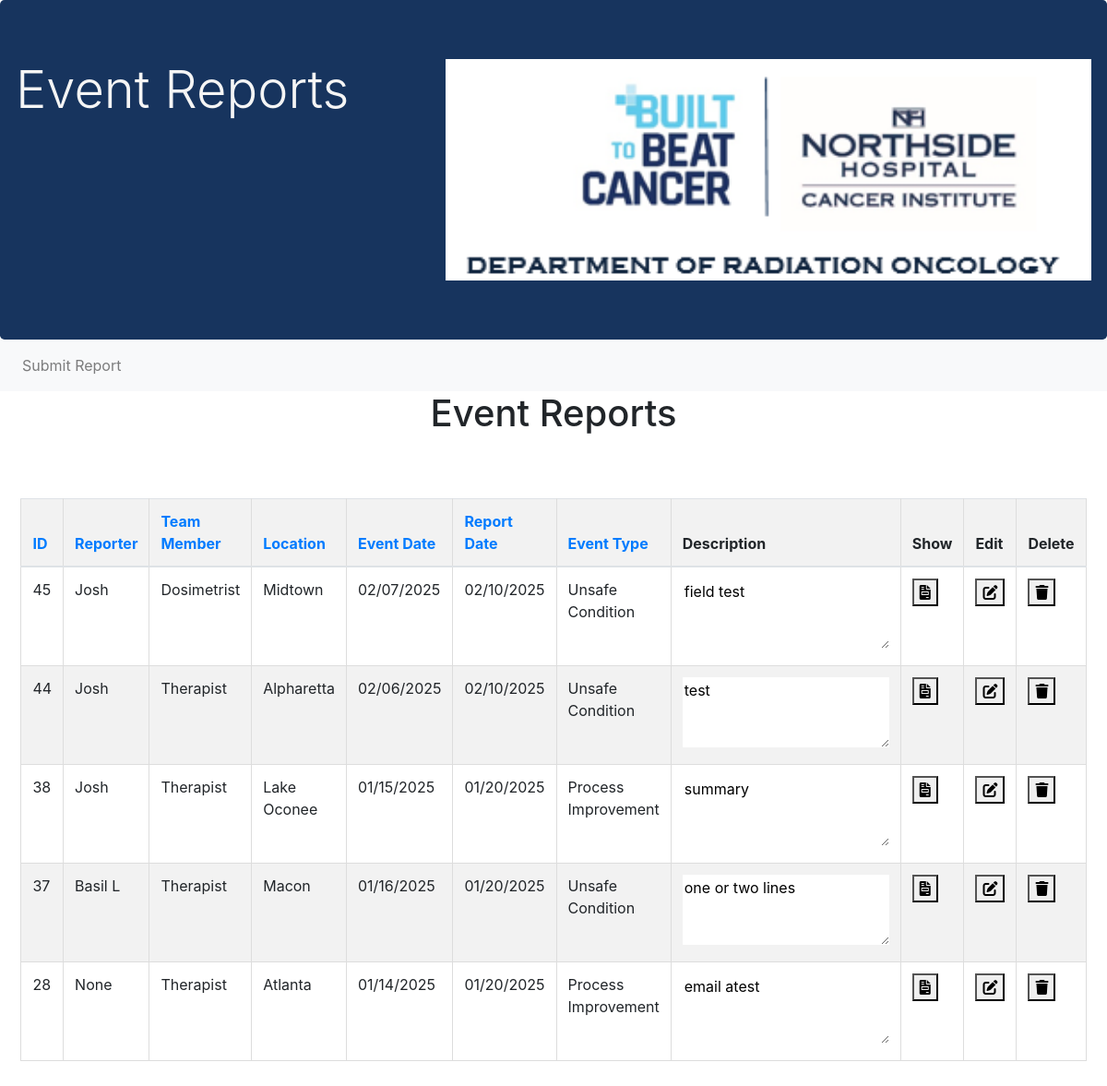
The app's page /showReports/ (signed in), older data.
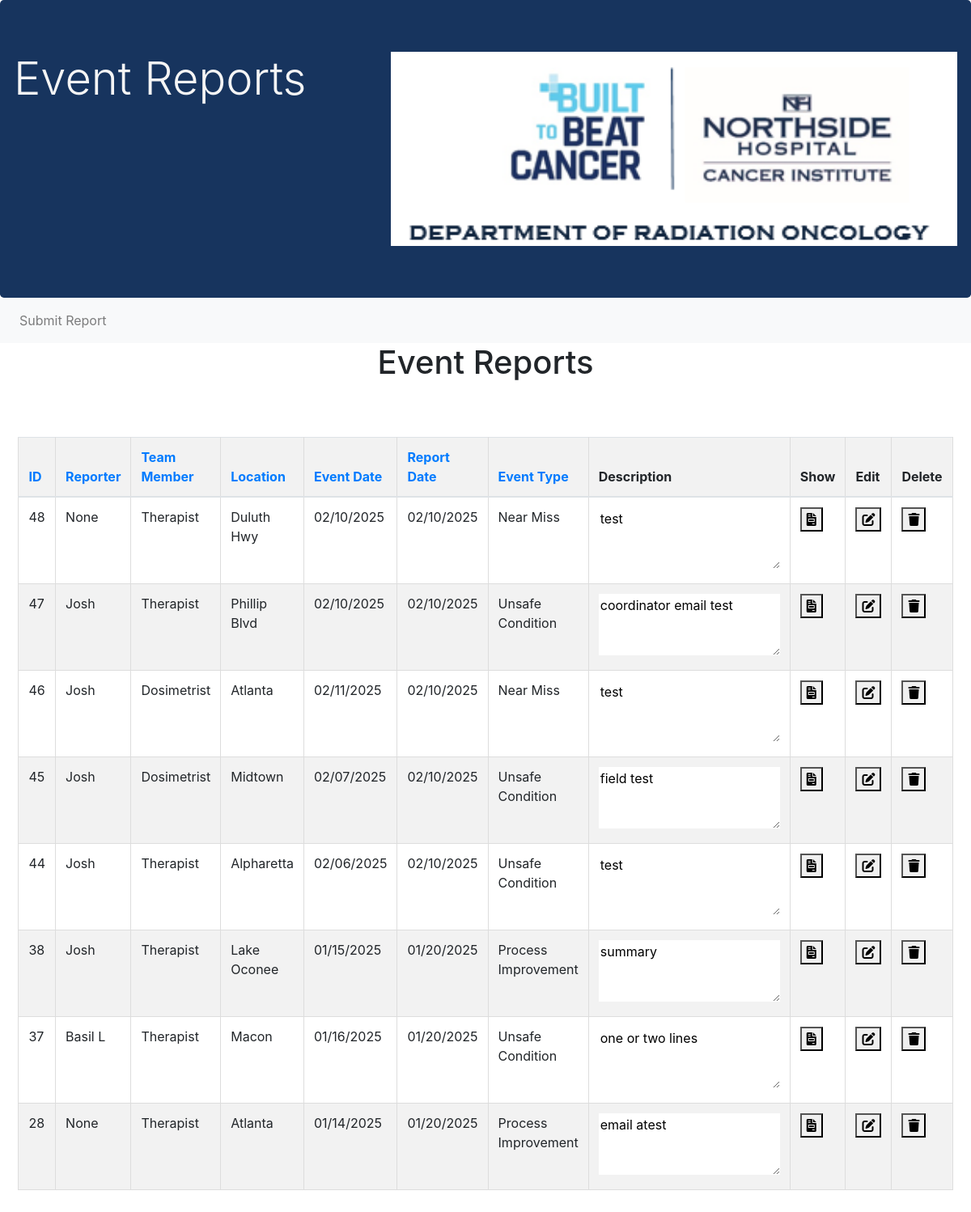
The same page, newer data.
### Report/models.py (models this page shows, shortened)
class IncidentReport(models.Model):
    Name = models.CharField(max_length=25, null = True)
    TeamMember = models.CharField(max_length=25, null = True)
    Location = models.CharField(max_length=300, null = False, default = " ")
    ReportDate = models.DateTimeField(auto_now_add=True)
    IncidentDate = models.DateTimeField(auto_now_add=False)
    PatientName = models.CharField(max_length=30, default = '')
    PatientMRN = models.CharField(max_length=30, default = '')
    IncidentType = models.CharField(max_length=30, default = '')
    StageOfCatch = models.CharField(max_length=35, null = True, blank = True)
    IncidentDescription  =  models.CharField(max_length=300)

### Report/views.py (the view)
# urls.py: path('showReports/', views.showReports, name='showReports'),
def showReports(request):
    orderBy = request.GET.get('order_by', '-ReportDate')
    reports = IncidentReport.objects.all().order_by(orderBy)
    return render(request, 'showReports.html', {'reports':reports})

### Report/templates/showReports.html (shortened to what this page needs)
{% extends 'base.html'%}
{% block content%}
</head>
<h1 class = "text-center  mb-5">Event Reports</h1>
<table border = "1" class = "table ">
{% if user.is_authenticated %}
<table border = "1" class = "table ">
    <thead><th><a href="?order_by=id">ID</a><th><a href="?order_by=Name">Reporter</a></th><th><a href="?order_by=TeamMember">Team Member</a></th><th><a href="?order_by=Location">Location</a></th><th><a href="?order_by=IncidentDate">Event Date</a></th><th><a href="?order_by=ReportDate">Report Date</a></th><th><a href="?order_by=IncidentType">Event Type</a></th><th>Description</th></th><th>Show</th><th>Edit</th><th>Delete</th></thead>
<tbody>
{%for report in reports%}
    <tr class="{% if forloop.counter|divisibleby:2 %}even{% else %}odd{% endif %}">
        {%include 'showReportBase.html'%}
    </tr>
{% endfor %}
</tbody>
</table>
{% else %}
<div class = "text-center">
    <h1>Please Login to see Reports</h1>
</div>
{%endif%}
{%endblock%}

### Report/templates/showReportBase.html (shortened to what this page needs)
   <td>{{report.id}}</td>
   <td>{{report.Name}}</td>
   <td>{{report.TeamMember}}</td>
   <td>{{report.Location}}</td>
   <td>{{report.IncidentDate|date:'m/d/Y'}}</td>
   <td>{{report.ReportDate|date:'m/d/Y'}}</td>
   <td>{{report.IncidentType}}</td>
    <td><textarea rows="3" cols="20" readonly style="border: none">{{report.IncidentDescription}}</textarea></td>
    <td>
      <form action="{% url 'showSingleReport' report.pk %}" method="get" style="display:inline;">
         <button class="show"  role="button"><i class="fas fa-file-invoice"></i></button>
      </form></td>
    <td>
    <form action="{% url 'editReport' report.pk %}" method="get" style="display:inline;">
       <button class="edit"  role="button"><i class="fa fa-edit"></i></button>
    </form></td>
    <td>
    <form action="{% url 'deleteReport' report.pk %}" method="post" style="display:inline;">
      <button class="delete"  onclick="return confirm('Are you sure you want to delete this entry?')" role="button"><i class="fa fa-trash"></i></button>
  </form></td>

Row changes from the older to the newer data that the page shows:
added IncidentReport: id "48", Name "None", TeamMember "Therapist", Location "Duluth Hwy", IncidentDate "02/10/2025", ReportDate "02/10/2025", IncidentType "Near Miss", IncidentDescription "test"
added IncidentReport: id "47", Name "Josh", TeamMember "Therapist", Location "Phillip Blvd", IncidentDate "02/10/2025", ReportDate "02/10/2025", IncidentType "Unsafe Condition", IncidentDescription "coordinator email test"
added IncidentReport: id "46", Name "Josh", TeamMember "Dosimetrist", Location "Atlanta", IncidentDate "02/11/2025", ReportDate "02/10/2025", IncidentType "Near Miss", IncidentDescription "test"
